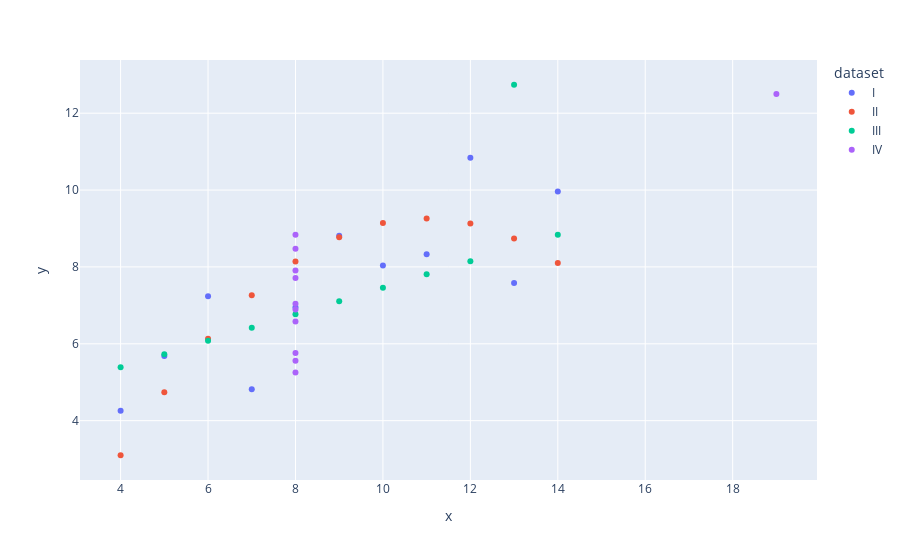

The notebook cell this image was saved under:
### Markdown cell above
### Scatter plot

### Code cell
import plotly.express as px

fig = px.scatter(df, x='x', y="y", color="dataset")
fig.show()

### Figure 1 — Plotly figure (JSON) as saved in the notebook; plotly's stock layout.template omitted (floating-point values rounded to 4 significant figures)
{"data": [{"hovertemplate": "dataset=I<br>x=%{x}<br>y=%{y}<extra></extra>", "legendgroup": "I", "marker": {"color": "#636efa", "symbol": "circle"}, "mode": "markers", "name": "I", "orientation": "v", "showlegend": true, "type": "scatter", "x": [10, 8, 13, 9, 11, 14, 6, 4, 12, 7, 5], "xaxis": "x", "y": [8.04, 6.95, 7.58, 8.81, 8.33, 9.96, 7.24, 4.26, 10.84, 4.82, 5.68], "yaxis": "y"}, {"hovertemplate": "dataset=II<br>x=%{x}<br>y=%{y}<extra></extra>", "legendgroup": "II", "marker": {"color": "#EF553B", "symbol": "circle"}, "mode": "markers", "name": "II", "orientation": "v", "showlegend": true, "type": "scatter", "x": [10, 8, 13, 9, 11, 14, 6, 4, 12, 7, 5], "xaxis": "x", "y": [9.14, 8.14, 8.74, 8.77, 9.26, 8.1, 6.13, 3.1, 9.13, 7.26, 4.74], "yaxis": "y"}, {"hovertemplate": "dataset=III<br>x=%{x}<br>y=%{y}<extra></extra>", "legendgroup": "III", "marker": {"color": "#00cc96", "symbol": "circle"}, "mode": "markers", "name": "III", "orientation": "v", "showlegend": true, "type": "scatter", "x": [10, 8, 13, 9, 11, 14, 6, 4, 12, 7, 5], "xaxis": "x", "y": [7.46, 6.77, 12.74, 7.11, 7.81, 8.84, 6.08, 5.39, 8.15, 6.42, 5.73], "yaxis": "y"}, {"hovertemplate": "dataset=IV<br>x=%{x}<br>y=%{y}<extra></extra>", "legendgroup": "IV", "marker": {"color": "#ab63fa", "symbol": "circle"}, "mode": "markers", "name": "IV", "orientation": "v", "showlegend": true, "type": "scatter", "x": [8, 8, 8, 8, 8, 8, 8, 19, 8, 8, 8], "xaxis": "x", "y": [6.58, 5.76, 7.71, 8.84, 8.47, 7.04, 5.25, 12.5, 5.56, 7.91, 6.89], "yaxis": "y"}], "layout": {"legend": {"title": {"text": "dataset"}, "tracegroupgap": 0}, "margin": {"t": 60}, "xaxis": {"anchor": "y", "domain": [0, 1], "title": {"text": "x"}}, "yaxis": {"anchor": "x", "domain": [0, 1], "title": {"text": "y"}}}}
